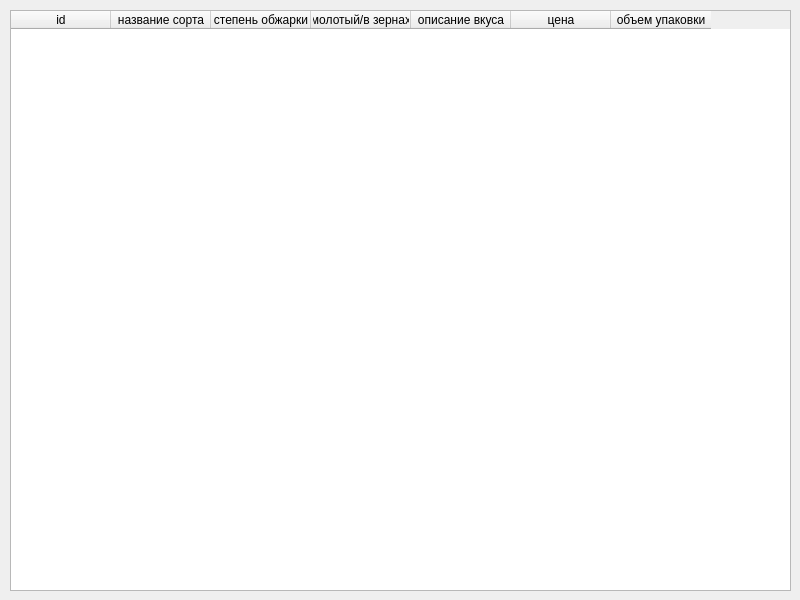
<?xml version="1.0" encoding="UTF-8"?>
<ui version="4.0">
 <class>MainWindow</class>
 <widget class="QMainWindow" name="MainWindow">
  <property name="geometry">
   <rect>
    <x>0</x>
    <y>0</y>
    <width>800</width>
    <height>600</height>
   </rect>
  </property>
  <property name="windowTitle">
   <string>MainWindow</string>
  </property>
  <widget class="QWidget" name="centralwidget">
   <widget class="QTableWidget" name="table_widget">
    <property name="geometry">
     <rect>
      <x>10</x>
      <y>10</y>
      <width>781</width>
      <height>581</height>
     </rect>
    </property>
    <column>
     <property name="text">
      <string>id</string>
     </property>
    </column>
    <column>
     <property name="text">
      <string>название сорта</string>
     </property>
    </column>
    <column>
     <property name="text">
      <string>степень обжарки</string>
     </property>
    </column>
    <column>
     <property name="text">
      <string>молотый/в зернах</string>
     </property>
    </column>
    <column>
     <property name="text">
      <string>описание вкуса</string>
     </property>
    </column>
    <column>
     <property name="text">
      <string>цена</string>
     </property>
    </column>
    <column>
     <property name="text">
      <string>объем упаковки</string>
     </property>
    </column>
   </widget>
  </widget>
 </widget>
 <resources/>
 <connections/>
</ui>
